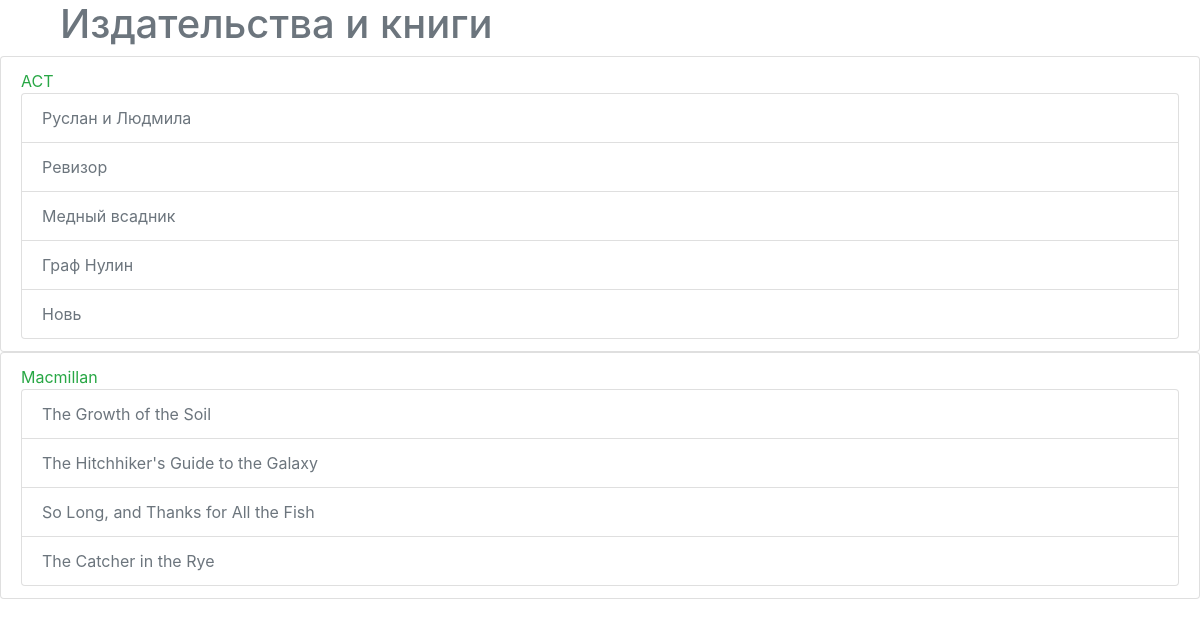
The app's page /redactions/ with its own data.
### p_library/models.py (models this page shows, shortened)
class Redaction(models.Model):
    name = models.CharField(max_length=128)

class Book(models.Model):
    ISBN = models.CharField(max_length=13)
    title = models.TextField()
    description = models.TextField()
    year_release = models.SmallIntegerField()
    author = models.ForeignKey('Author', on_delete=models.CASCADE)
    copy_count = models.SmallIntegerField(default=1, blank=True, null=True)
    price = models.DecimalField(blank=True, null=True, decimal_places=2, max_digits=7)
    redaction = models.ForeignKey('Redaction', blank=True, null=True, on_delete=models.CASCADE, related_name='books')

### p_library/views.py (the view)
# urls.py: path('redactions/', views.redactions),
def redactions(request):
    template = loader.get_template('redactions.html')
    redactions = Redaction.objects.all()
    data = {
        "redactions": redactions,
    }
    return HttpResponse(template.render(data, request))

### p_library/templates/redactions.html (shortened to what this page needs)
<!DOCTYPE html>
<html lang="en">
<head>
    <link rel="stylesheet" href="https://stackpath.bootstrapcdn.com/bootstrap/4.3.1/css/bootstrap.min.css">
</head>
<body>
    <h1 class="text-secondary" style="margin-left: 5vw">Издательства и книги</h1>
    {% for redaction in redactions %}
        <ul class="list-group">
            <li class="list-group-item text-success">
                {{ redaction.name }}
                <ul class="list-group text-secondary">
                    {% for book in redaction.books.all %}
                        <li class="list-group-item"> {{ book.title }}</li>
                    {% endfor %}
                </ul>
            </li>
        </ul>
    {% endfor %}
</body>
</html>

### records on screen
Redaction: name "АСТ"
Book: title "Руслан и Людмила"
Book: title "Ревизор"
Book: title "Медный всадник"
Book: title "Граф Нулин"
Book: title "Новь"
Redaction: name "Macmillan"
Book: title "The Growth of the Soil"
Book: title "The Hitchhiker's Guide to the Galaxy"
Book: title "So Long, and Thanks for All the Fish"
Book: title "The Catcher in the Rye"
